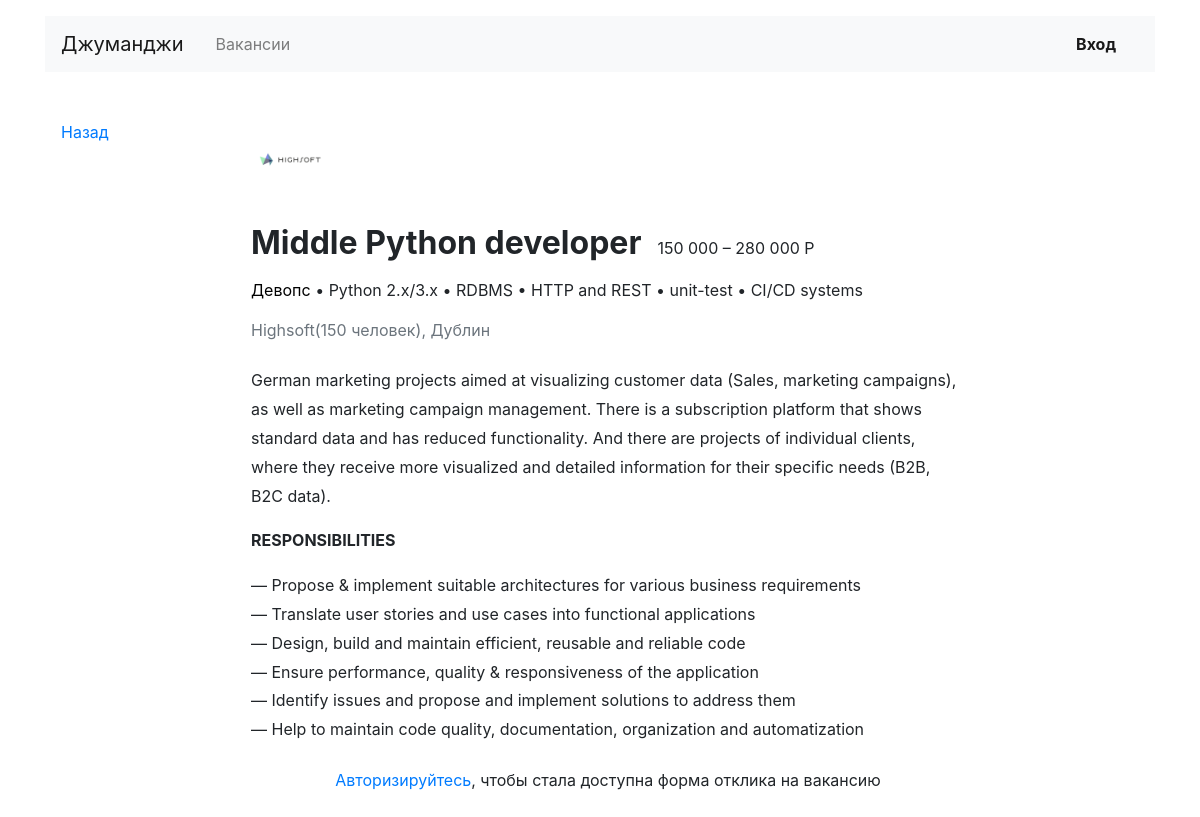
/vacancies/6/, run on an earlier commit of the app's database.
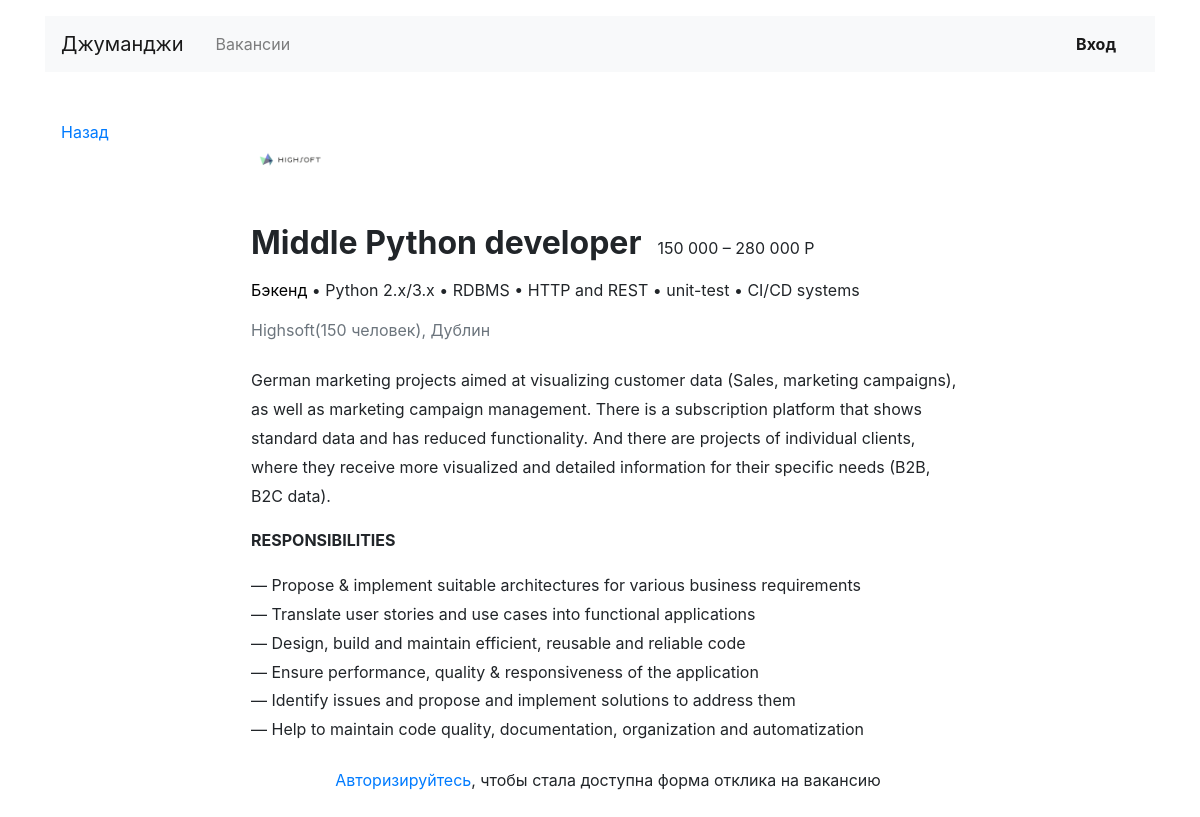
And on a later commit of the database.
### catalog/models.py (models this page shows)
class Vacancy(models.Model):
    title = models.CharField(max_length=255, verbose_name='Название вакансии')
    specialty = models.ForeignKey(
        'Specialty',
        related_name='vacancies',
        on_delete=models.CASCADE,
        verbose_name='Специализация',
    )
    company = models.ForeignKey(
        'Company',
        related_name='vacancies',
        on_delete=models.CASCADE,
        verbose_name='Компания',
    )
    skills = models.TextField(verbose_name='Навыки')
    description = models.TextField(verbose_name='Текст')
    salary_min = models.PositiveIntegerField(verbose_name='Зарплата от')
    salary_max = models.PositiveIntegerField(verbose_name='Зарплата до')
    published_at = models.DateTimeField(verbose_name='Опубликовано')
    class Meta:
        verbose_name = 'вакансию'
        verbose_name_plural = 'вакансии'
        ordering = ('-published_at',)
    def __str__(self):
        return self.title

class Company(models.Model):
    name = models.CharField(unique=True, max_length=255, verbose_name='Название')
    location = models.CharField(max_length=255, verbose_name='Город')
    logo = models.ImageField(upload_to=settings.MEDIA_COMPANY_IMAGE_DIR, verbose_name='Логотипчик')
    description = models.TextField(verbose_name='Информация о компании')
    employee_count = models.PositiveIntegerField(verbose_name='Количество сотрудников')
    owner = models.OneToOneField(User, on_delete=models.CASCADE, verbose_name='Владелец')
    class Meta:
        verbose_name = 'компанию'
        verbose_name_plural = 'компании'
    def __str__(self):
        return self.name

class Specialty(models.Model):
    code = models.SlugField(unique=True, verbose_name='Код')
    title = models.CharField(unique=True, max_length=255, verbose_name='Название')
    picture = models.ImageField(upload_to=settings.MEDIA_SPECIALITY_IMAGE_DIR, verbose_name='Картинка')
    class Meta:
        verbose_name = 'специализацию'
        verbose_name_plural = 'специализации'
    def __str__(self):
        return self.title

### catalog/job_seeker_views.py (the view, shortened to what this page needs)
# urls.py: path('vacancies/<int:vacancy_id>/', job_seeker_views.VacancyDetail.as_view(), name='vacancy_detail'),
class VacancyDetail(DetailView):
    form_class = ApplicationForm
    template_name = 'catalog/job_seeker/vacancy_detail.html'
    def get_object(self, queryset=None):
        try:
            vacancy = (
                Vacancy.objects.select_related('specialty', 'company')
                .get(id=self.kwargs['vacancy_id'])
            )
        except Vacancy.DoesNotExist:
            raise Http404('Вакансия не найдена')
        return vacancy

### catalog/templatetags/catalog_filters.py (called while the page is built)
@register.filter
def ending(number, word):
    none_value = {'вакансия': 'Нет вакансий', 'человек': ''}
    if not number:
        return none_value[word]
    vacancies = {
        '1': 'вакансия',
        '2': 'вакансии', '3': 'вакансии', '4': 'вакансии',
        '5': 'вакансий', '6': 'вакансий', '7': 'вакансий',
        '8': 'вакансий', '9': 'вакансий', '0': 'вакансий',
    }
    people = {
        '1': 'человек',
        '2': 'человека', '3': 'человека', '4': 'человека',
        '5': 'человек', '6': 'человек', '7': 'человек',
        '8': 'человек', '9': 'человек', '0': 'человек',
    }
    number = str(number)
    ending = vacancies if word == 'вакансия' else people
    if number not in ('11', '12', '13', '14'):
        return f"{number} {ending[number[-1]]}"
    return f"{number} вакансий" if word == 'вакансия' else f"{number} человек"

@register.filter
def bullet(string):
    return ' • '.join(re.findall(r'([\w\-\/\.\+\s]+)[,;\s]*', string))

### catalog/templates/catalog/job_seeker/vacancy_detail.html (shortened to what this page needs)
{% extends 'base.html' %}
{% load humanize %}
{% load catalog_filters %}
{% block content %}
  <main class="container mt-3 pb-5">
    <div class="row mt-5">
      <div class="col-12 col-lg-2">
        <div class="pl-3 mb-5">
          <p><a href="javascript:history.back()">Назад</a></p>
        </div>
      </div>
      <div class="col-12 col-lg-8">
        <section class="pl-3">
          <a href="{% url 'company_vacancies_list' vacancy.company.id %}">
            <img src="{{vacancy.company.logo.url}}" height="80" alt="{{vacancy.company}}">
          </a>
          <div class="d-flex align-items-baseline align-content-baseline">
            <h1 class="h2 mt-4 font-weight-bold" >{{vacancy.title}}</h1>
            <p class="m-0 pl-3">{{vacancy.salary_min|intcomma}} – {{vacancy.salary_max|intcomma}} Р</p>
          </div>
          <p class="mt-2">
            <a href="{% url 'specialty_vacancies_list' vacancy.specialty.code %}" style="color:black";>{{vacancy.specialty}}</a>
            • {{vacancy.skills|bullet}}
          </p>
          <p class="text-muted mb-4">
            {{vacancy.company}}{% if vacancy.company.employee_count %}({{vacancy.company.employee_count|ending:'человек'}}){% endif %},
            {{vacancy.company.location}}
          </p>
          <div style="line-height: 1.8;">
            {{vacancy.description|safe}}
          </div>
        {% if user.is_authenticated %}
          {% include 'catalog/job_seeker/includes/vacancy_reply_form.html' %}
        {% else %}
          <div class="mt-4 text-center">
            <p><a href="{% url 'login' %}" target="_blank">Авторизируйтесь</a>, чтобы стала доступна форма отклика на вакансию</p>
          </div>
        {% endif %}
        </section>
      </div>
    </div>
  </main>
{% endblock %}

### templates/base.html (shortened to what this page needs)
<!DOCTYPE html>
<html lang="ru">
<head>
  <link rel="stylesheet" href="https://stackpath.bootstrapcdn.com/bootstrap/4.3.1/css/bootstrap.min.css">
</head>
<body>
  <header class="container mt-3">
    <nav class="navbar navbar-expand-lg navbar-light bg-light">
      <a class="navbar-brand mr-4" href="{% url 'index' %}">Джуманджи</a>
      <div class="collapse navbar-collapse justify-content-between" id="navbarNav">
        <ul class="navbar-nav col-10">
          <li class="nav-item{% if vacancies_category == 'Все вакансии' %} active{% endif %}">
            <a class="nav-link" href="{% url 'vacancies_list' %}">Вакансии</a>
          </li>
        </ul>
        <ul class="navbar-nav col-2 justify-content-end">
          <li class="nav-item active">
            {% if not user.is_authenticated %}
              <a href="{% url 'login' %}" class="nav-link font-weight-bold">Вход</a>
            {% endif %}
          </li>
        </ul>
      </div>
    </nav>
  </header>
  {% block content %}{% endblock %}
</body>
</html>

What changed in the data, as far as the page shows it:
changed Vacancy "Middle Python developer": specialty "Девопс" → "Бэкенд"
